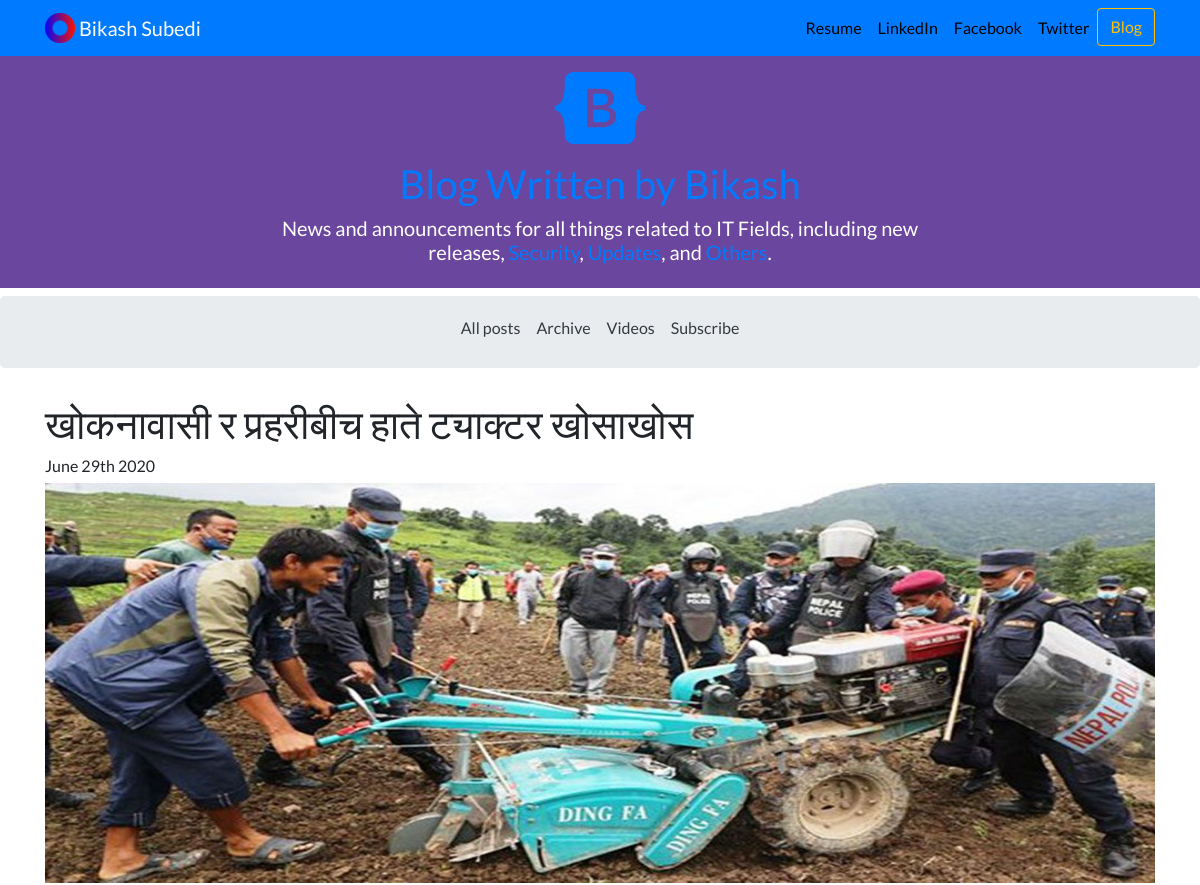
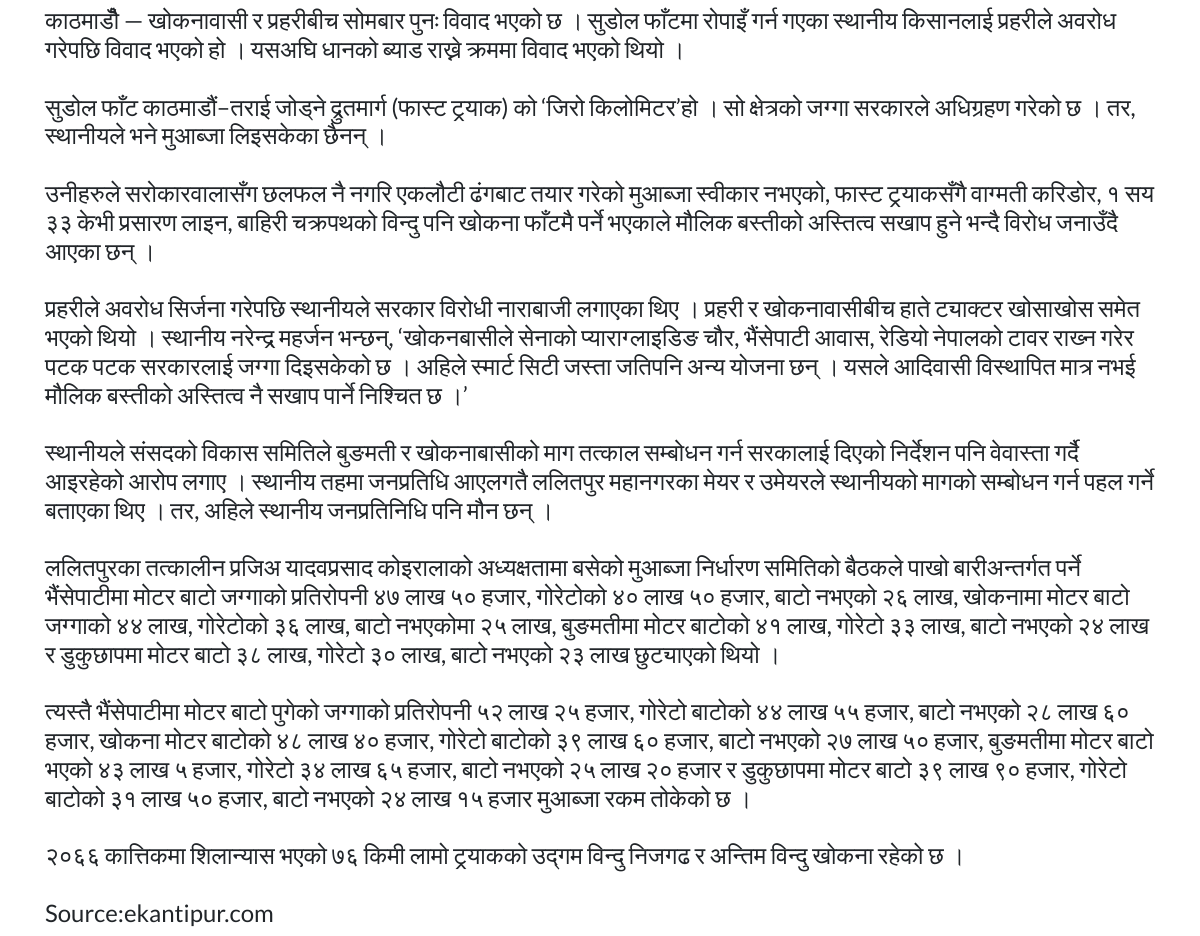
The app's page /blog/2/ with its own data (2 pictures, top to bottom).
### blog/models.py (models this page shows, shortened)
class Blog(models.Model):
    title = models.CharField(max_length=100)
    description = models.TextField()
    image = models.ImageField(upload_to='blog/images/')
    time = models.DateField()

### blog/views.py (the view)
# urls.py: path('<int:blog_id>/', views.detail, name='detail'),
def detail(request, blog_id):
    blog = get_object_or_404(Blog, pk=blog_id)
    return render(request, 'blog/detail.html', {'blog':blog})

### blog/templates/blog/detail.html (shortened to what this page needs)
{% extends 'portfolio/base.html' %}
{% load static %}
{% block content %}
    <div class="masthead p-3 mb-2 text-white" style="background-color: #6A469E">
        <div class="container text-center">
            <a href="{% url 'blog:blog' %}" aria-label="Bootstrap">
                <h1 class="f2"> Blog Written by Bikash</h1>
            </a>
            <h5 class="f5">
                News and announcements for all things related to IT Fields, including new <br> releases, <a href="#" title="Security">Security</a>,
                <a href="#" title="Updates">Updates</a>, and <a href="#" title="Others">Others</a>.
            </h5>
        </div>
    </div>
    <nav class="bd-subnavbar pt-2 pb-3 jumbotron">
        <div class="container d-flex align-items-md-center py-2">
            <nav class="nav mx-auto">
                <a class="text-dark py-1 mr-3 fw-500 text-decoration-none" href="{% url 'blog:blog' %}">All posts</a>
                <a class="text-dark py-1 mr-3" href="#">Archive</a>
                <a class="text-dark py-1 mr-3" href="#">Videos</a>
                <a class="text-dark py-1" href="#">Subscribe</a>
            </nav>
        </div>
    </nav>
    <div class="container">
        <div class="">
            <h1>{{ blog.title }}</h1>
            <h6>{{ blog.time|date:'F jS Y' }}</h6>
            <img src="{{ blog.image.url }}" alt="Image" class=" mb-2" alt="Blog Image" width="100%" height="400">
            <h4>{{ blog.description|safe }}</h4>
        </div>
{% endblock %}

### portfolio/static/portfolio/custom.css (style rules this page uses)
body { font-family: 'Lato', sans-serif; }

### records on screen
Blog: title "खोकनावासी र प्रहरीबीच हाते ट्याक्टर खोसाखोस", time "June 29th 2020", image (picture), description "काठमाडौँ — खोकनावासी र प्रहरीबीच सोमबार पुनः विवाद भएको छ । सुडोल फाँटमा रोपाइँ गर्न गएका स्थानीय किसानलाई प्रहरीले अवरोध गरेपछि विवाद भएको हो । यसअघि धानको ब्याड राख्ने क्रममा विवाद भएको थियो । सुडोल फाँट काठमाडौं–तराई जोड्ने द्रुतमार्ग (फास्ट ट्रयाक) को ‘जिरो किलोमिटर’हो । सो क्षेत्रको जग्गा सरकारले अधिग्रहण गरेको छ । तर, स्थानीयले भने मुआब्जा लिइसकेका छैनन् । उनीहरुले सरोकारवालासँग छलफल नै नगरि एकलौटी ढंगबाट तयार गरेको मुआब्जा स्वीकार नभएको, फास्ट ट्रयाकसँगै वाग्मती करिडोर, १ सय ३३ केभी प्रसारण लाइन, बाहिरी चक्रपथको विन्दु पनि खोकना फाँटमै पर्ने भएकाले मौलिक बस्तीको अस्तित्व सखाप हुने भन्दै विरोध जनाउँदै आएका छन् । प्रहरीले अवरोध सिर्जना गरेपछि स्थानीयले सरकार विरोधी नाराबाजी लगाएका थिए…"
